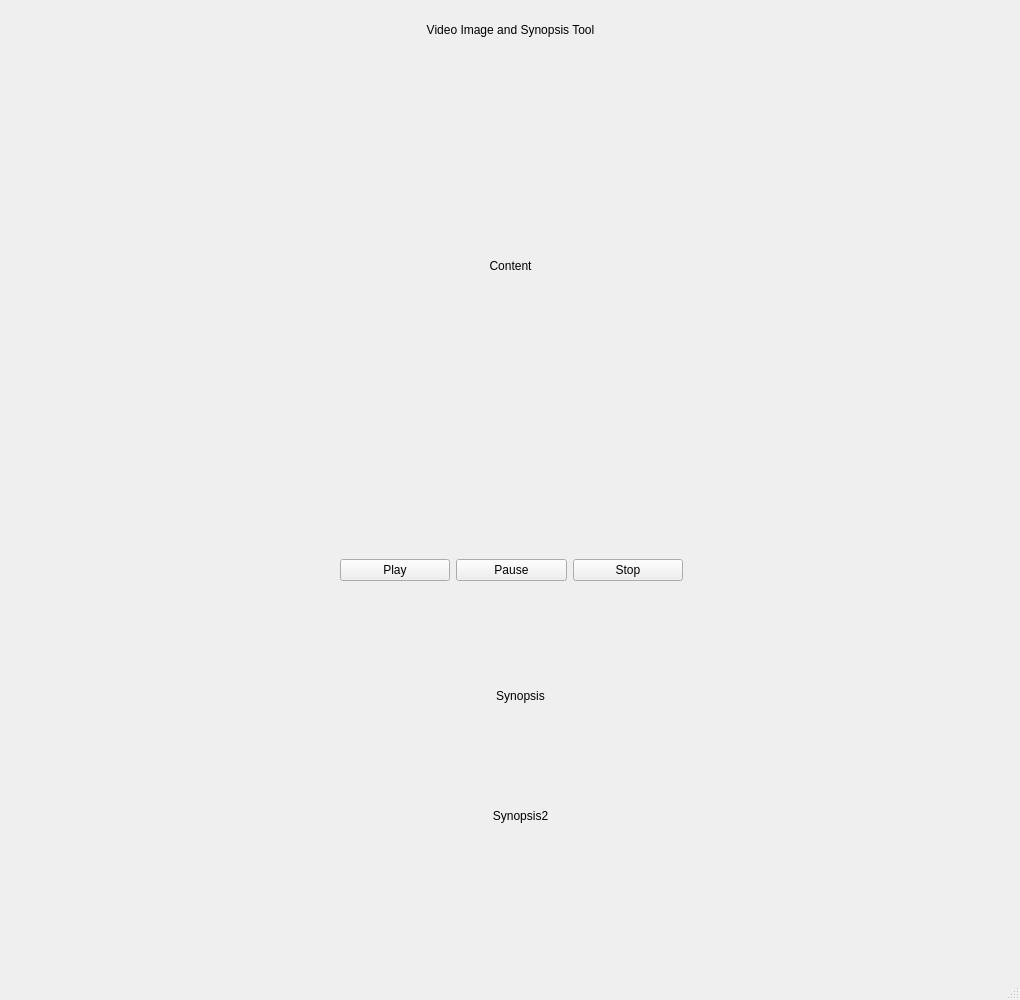
<?xml version="1.0" encoding="UTF-8"?>
<ui version="4.0">
 <class>MainWindow</class>
 <widget class="QMainWindow" name="MainWindow">
  <property name="geometry">
   <rect>
    <x>0</x>
    <y>0</y>
    <width>1020</width>
    <height>1000</height>
   </rect>
  </property>
  <property name="windowTitle">
   <string>MainWindow</string>
  </property>
  <widget class="QWidget" name="centralwidget">
   <widget class="QWidget" name="horizontalLayoutWidget">
    <property name="geometry">
     <rect>
      <x>340</x>
      <y>530</y>
      <width>343</width>
      <height>80</height>
     </rect>
    </property>
    <layout class="QHBoxLayout" name="horizontalLayout">
     <item>
      <widget class="QPushButton" name="playButton">
       <property name="text">
        <string>Play</string>
       </property>
      </widget>
     </item>
     <item>
      <widget class="QPushButton" name="pauseButton">
       <property name="text">
        <string>Pause</string>
       </property>
      </widget>
     </item>
     <item>
      <widget class="QPushButton" name="stopButton">
       <property name="text">
        <string>Stop</string>
       </property>
      </widget>
     </item>
    </layout>
   </widget>
   <widget class="QLabel" name="titleLabel">
    <property name="geometry">
     <rect>
      <x>410</x>
      <y>20</y>
      <width>201</width>
      <height>20</height>
     </rect>
    </property>
    <property name="text">
     <string>Video Image and Synopsis Tool</string>
    </property>
    <property name="alignment">
     <set>Qt::AlignCenter</set>
    </property>
   </widget>
   <widget class="QLabel" name="synopsisLabel">
    <property name="geometry">
     <rect>
      <x>120</x>
      <y>650</y>
      <width>801</width>
      <height>91</height>
     </rect>
    </property>
    <property name="text">
     <string>Synopsis</string>
    </property>
    <property name="alignment">
     <set>Qt::AlignCenter</set>
    </property>
   </widget>
   <widget class="QLabel" name="contentLabel">
    <property name="geometry">
     <rect>
      <x>290</x>
      <y>90</y>
      <width>441</width>
      <height>351</height>
     </rect>
    </property>
    <property name="text">
     <string>Content</string>
    </property>
    <property name="alignment">
     <set>Qt::AlignCenter</set>
    </property>
   </widget>
   <widget class="QLabel" name="synopsisLabel2">
    <property name="geometry">
     <rect>
      <x>120</x>
      <y>770</y>
      <width>801</width>
      <height>91</height>
     </rect>
    </property>
    <property name="text">
     <string>Synopsis2</string>
    </property>
    <property name="alignment">
     <set>Qt::AlignCenter</set>
    </property>
   </widget>
  </widget>
  <widget class="QMenuBar" name="menubar">
   <property name="geometry">
    <rect>
     <x>0</x>
     <y>0</y>
     <width>1020</width>
     <height>22</height>
    </rect>
   </property>
  </widget>
  <widget class="QStatusBar" name="statusbar"/>
 </widget>
 <resources/>
 <connections/>
</ui>
